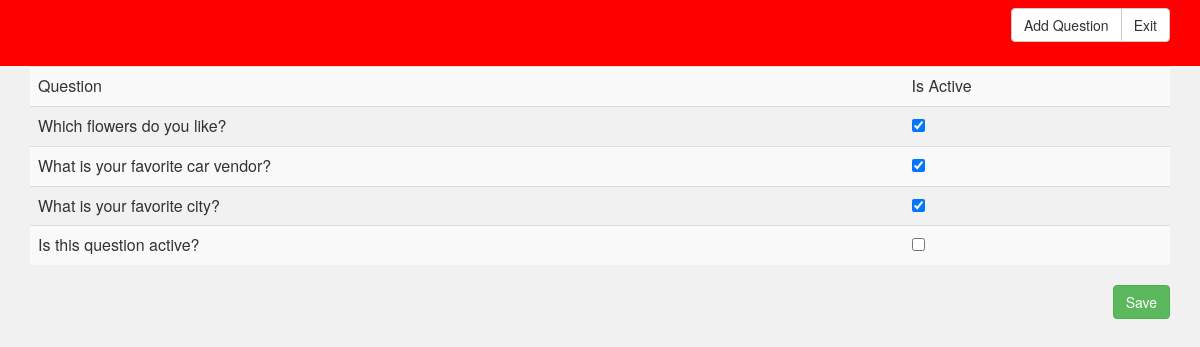
The app's page /admin.php, older data.
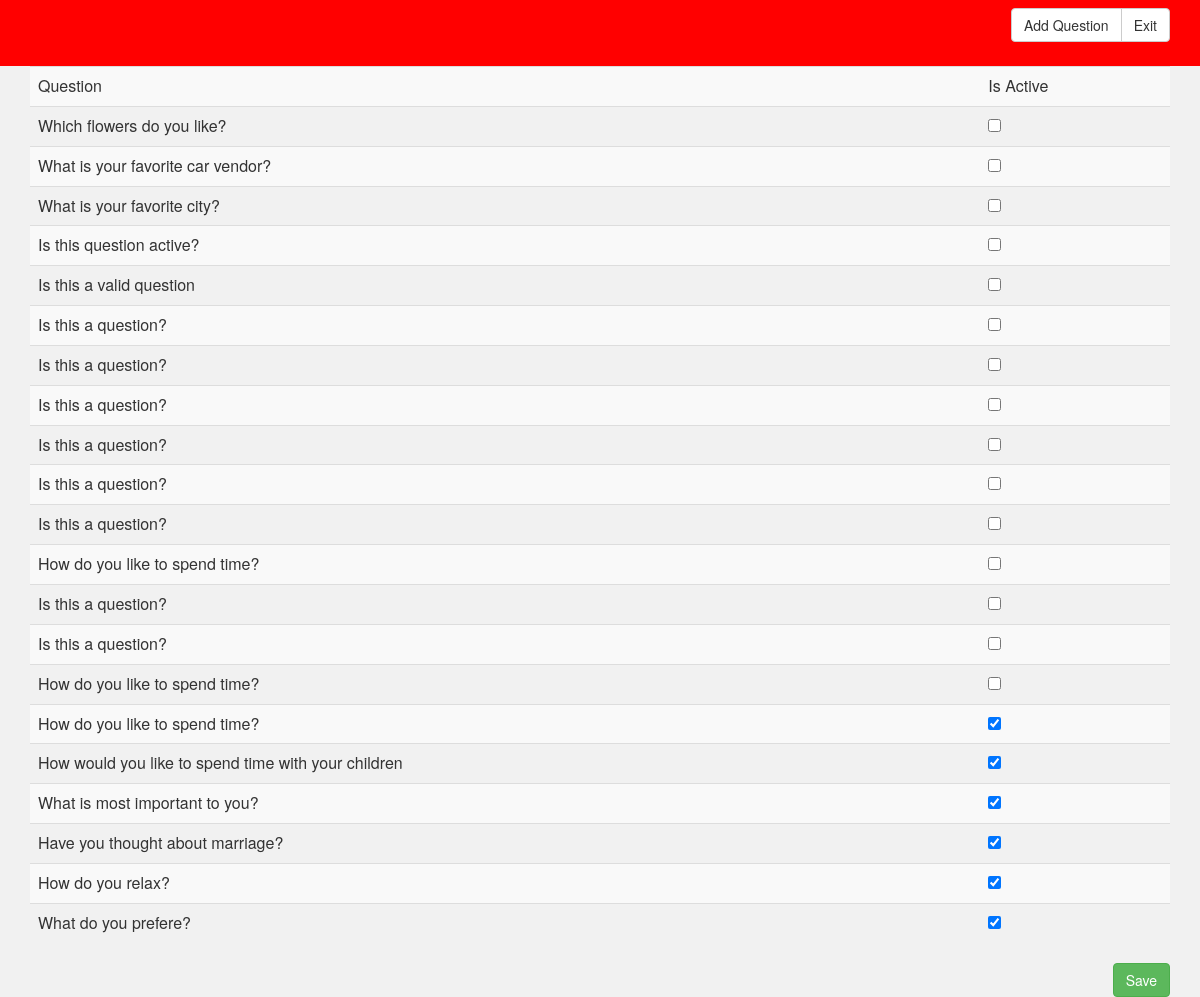
The same page, newer data.
### tables this page shows
CREATE TABLE `questions` (
  `id` int(11) NOT NULL AUTO_INCREMENT,
  `question` varchar(255) DEFAULT NULL,
  `question_icon` varchar(255) DEFAULT NULL,
  `is_active` tinyint(2) DEFAULT '1',
  PRIMARY KEY (`id`)
);

### app/functions/admin_functions.php (the view, shortened to what this page needs)
<?php
require_once 'app/bootstrap.php';
function renderQuestionsInTableRows() {
    global $dbh;
    $sth = $dbh->query('SELECT * FROM questions');
    $questions = $sth->fetchAll();
    foreach ($questions as $key => $q) {
?>
<tr>
    <td><?= $q['question']  ?></td>
    <td><input type="checkbox" name="<?= $q['id']?>" <?php echo $q['is_active'] == 1 ? 'checked' : '' ?>></td>
</tr>
<?php
    }
}

### admin.php (shortened to what this page needs)
<?php
require_once 'app/bootstrap.php';
require_once 'app/functions/admin_functions.php';
?>
<html>
<head>
    <link rel="stylesheet" href="css/bootstrap.css">
    <link rel="stylesheet" href="css/style.css">
</head>
<body>
<div class="navbar-collapse collapse menu">
    <div class="navbar navbar-form">
        <div class="btn-group" style="float: right">
            <a href="add_question.php" class="btn btn-default">Add Question</a>
            <a href="index.php" class="btn btn-default">Exit</a>
        </div>
    </div>
</div>
<div class="container">
    <form action="app/functions/post_activate_questions.php" method="POST">
        <table class="table table-striped">
            <tr>
                <td>Question</td>
                <td>Is Active</td>
            </tr>
            <?php
                renderQuestionsInTableRows();
            ?>
        </table>
        <input type="submit" class="btn btn-success" value="Save" style="float: right;">
    </form>
</div>
</body>
</html>

### css/style.css (style rules this page uses)
html, body { height: 100%; background-color: #F1F1F1; }
.menu { background-color: red; }

Row changes from the older to the newer data that the page shows:
changed questions "Which flowers do you like?": is_active "☑" → "☐"
changed questions "What is your favorite car vendor?": is_active "☑" → "☐"
changed questions "What is your favorite city?": is_active "☑" → "☐"
added questions: question "Is this a valid question"
added questions: question "Is this a question?"
added questions: question "Is this a question?"
added questions: question "Is this a question?"
added questions: question "Is this a question?"
added questions: question "Is this a question?"
added questions: question "Is this a question?"
added questions: question "How do you like to spend time?"
added questions: question "Is this a question?"
added questions: question "Is this a question?"
added questions: question "How do you like to spend time?"
added questions: question "How do you like to spend time?", is_active "☑"
added questions: question "How would you like to spend time with your children", is_active "☑"
added questions: question "What is most important to you?", is_active "☑"
added questions: question "Have you thought about marriage?", is_active "☑"
added questions: question "How do you relax?", is_active "☑"
added questions: question "What do you prefere?", is_active "☑"
